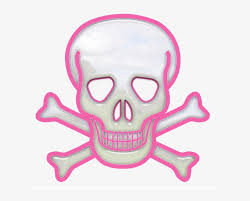
#> input picture QuadTreeHtml/i1.jpg, 250 x 201 px
$ python main2.py
#> lines starting #> are read from the running program, lines starting #| are printed output that depends on the picture
import numpy as np
from PIL import Image
import matplotlib.pyplot as plt

class QuadTreeNode:
    def __init__(self, bounds, level=0):
        self.bounds = bounds  # (x, y, width, height)
        self.level = level
        self.children = []
        self.is_leaf = True

    def subdivide(self):
        x, y, width, height = self.bounds
        half_width = width // 2
        half_height = height // 2

        self.children = [
            QuadTreeNode((x, y, half_width, half_height), self.level + 1),
            QuadTreeNode((x + half_width, y, half_width, half_height), self.level + 1),
            QuadTreeNode((x, y + half_height, half_width, half_height), self.level + 1),
            QuadTreeNode((x + half_width, y + half_height, half_width, half_height), self.level + 1)
        ]

        self.is_leaf = False

def is_homogeneous(image, bounds, threshold):
    x, y, width, height = bounds
    if width == 0 or height == 0:
        return True  # Evita subdividir regiones vacías
    region = image[y:y + height, x:x + width]
    if region.size == 0:
        return True  # Evita subdividir regiones vacías
    std_dev = np.std(region)
    return std_dev < threshold

def build_quadtree(image, node, threshold, min_size):
    x, y, width, height = node.bounds
    if width <= min_size or height <= min_size:
        return  # Condición de parada: no subdividir si el tamaño es menor que min_size
    if not is_homogeneous(image, node.bounds, threshold):
        node.subdivide()
        for child in node.children:
            build_quadtree(image, child, threshold, min_size)

def draw_quadtree(ax, node):
    x, y, width, height = node.bounds
    rect = plt.Rectangle((x, y), width, height, fill=False, edgecolor='red')
    ax.add_patch(rect)
    if not node.is_leaf:
        for child in node.children:
            draw_quadtree(ax, child)

def main(image_path, threshold, min_size):
#> called with image_path = 'i1.jpg', threshold = 15, min_size = 4
    image = Image.open(image_path).convert('L')
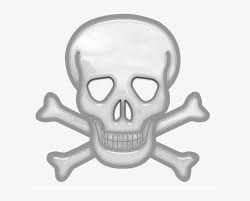
#> image: PIL image 250x201 L; min 44, max 255, mean 229.1
    image_np = np.array(image)
    height, width = image_np.shape
#> height = 201; width = 250

    root = QuadTreeNode((0, 0, width, height))
    build_quadtree(image_np, root, threshold, min_size)
#> in is_homogeneous, `std_dev = np.std(region)`: std_dev = 31.96
#> in subdivide, `x, y, width, height = self.bounds`: x = 0; width = 250; height = 201
#> in subdivide, `half_width = width // 2`: half_width = 125
#> in subdivide, `half_height = height // 2`: half_height = 100
#> the loop in build_quadtree, `for child in node.children:` made 4 passes
#> pass 1, in is_homogeneous (call 2), `region = image[y:y + height, x:x + width]`:
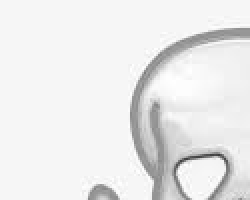
#> region: shape (100, 125) (shown 2 times larger); min 61, max 255, mean 234.2
#> pass 1, in is_homogeneous (call 4), `region = image[y:y + height, x:x + width]`:
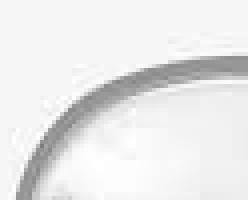
#> region: shape (50, 62) (shown 4 times larger); min 123, max 255, mean 233.1
#> pass 1, in is_homogeneous (call 5), `region = image[y:y + height, x:x + width]`:
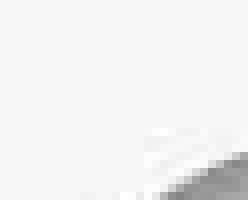
#> region: shape (25, 31) (shown 8 times larger); min 133, max 254, mean 241.3

    fig, ax = plt.subplots()
    ax.set_xlim(0, width)
    ax.set_ylim(height, 0)
    ax.set_aspect('equal')
    ax.axis('off')
    draw_quadtree(ax, root)
#> the loop in draw_quadtree, `for child in node.children:` made 4 passes
    plt.show()
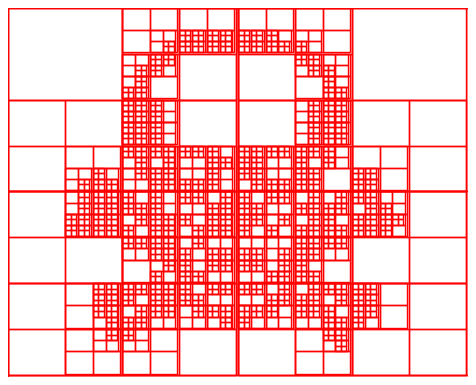
#> figure drawn by matplotlib, 1 panel

if __name__ == "__main__":
    image_path = 'i1.jpg'  # Cambia esto por la ruta de tu imagen
    threshold = 15  # Define tu umbral de homogeneidad
    min_size = 4  # Tamaño mínimo de subdivisión para evitar recursión excesiva
    main(image_path, threshold, min_size)

$ run again, with QuadTreeHtml/i2.jpg copied over QuadTreeHtml/i1.jpg
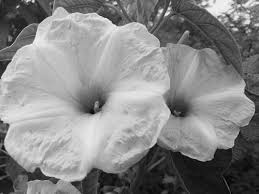
#> input picture QuadTreeHtml/i2.jpg, 259 x 194 px
#> std_dev = 61.69
#> in subdivide, `x, y, width, height = self.bounds`: x = 0; width = 259; height = 194
#> half_width = 129
#> half_height = 97
#> the loop in build_quadtree, `for child in node.children:` made 4 passes
#> pass 1, in is_homogeneous (call 2), `region = image[y:y + height, x:x + width]`:
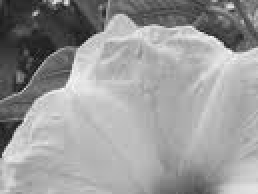
#> region: shape (97, 129) (shown 2 times larger); min 14, max 248, mean 153.7
#> the loop in draw_quadtree, `for child in node.children:` made 4 passes
#> in main, `plt.show()`:
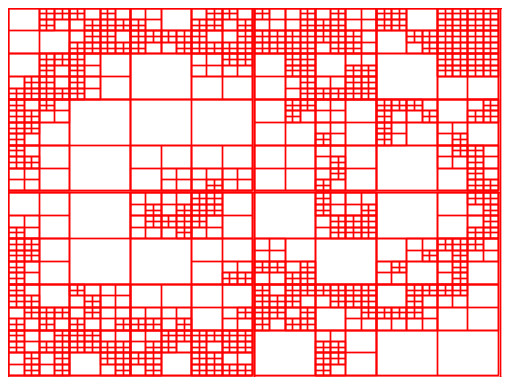
#> figure drawn by matplotlib, 1 panel

$ run again, with QuadTreeHtml/diagonal.jpg copied over QuadTreeHtml/i1.jpg
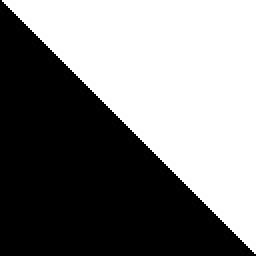
#> input picture QuadTreeHtml/diagonal.jpg, 128 x 128 px (shown 2 times larger)
#> std_dev = 127.4
#> in subdivide, `x, y, width, height = self.bounds`: x = 0; width = 128
#> half_width = 64
#> the loop in build_quadtree, `for child in node.children:` made 4 passes
#> the loop in draw_quadtree, `for child in node.children:` made 4 passes
#> in main, `plt.show()`:
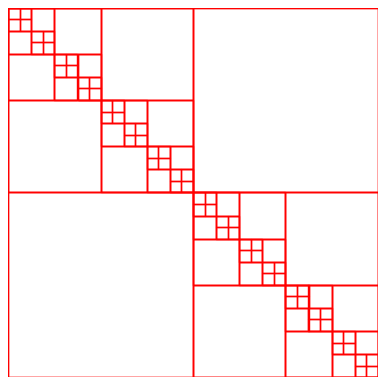
#> figure drawn by matplotlib, 1 panel
